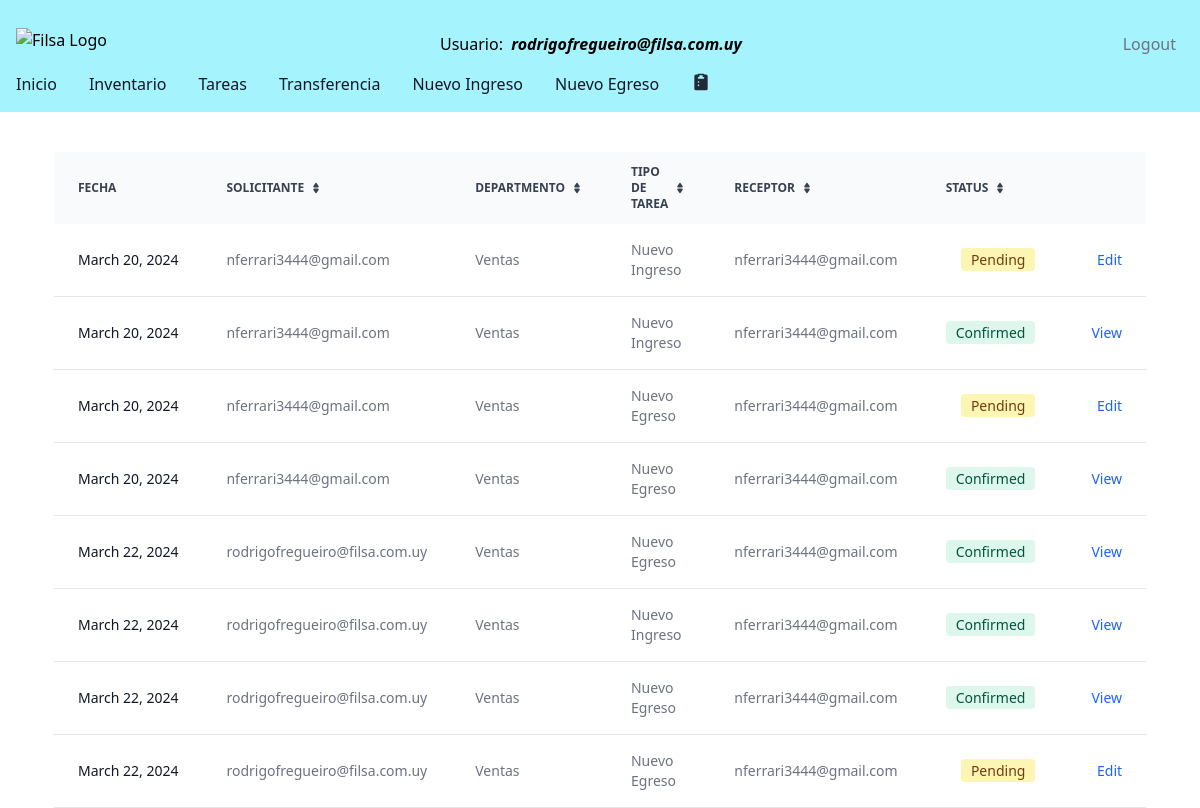
Page /tasks/ (signed in) on the earlier database version.
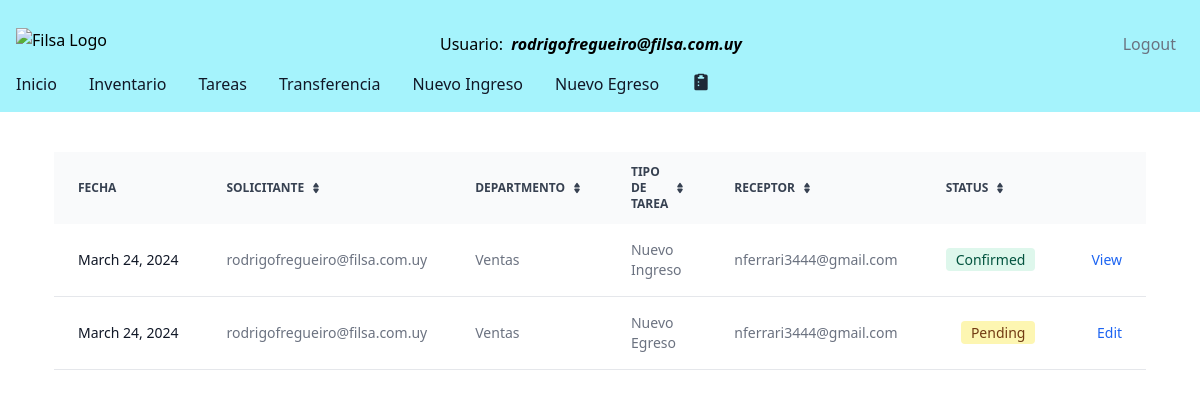
Same page on the later database version.
### filsa/models.py (models this page shows)
class CustomUser( AbstractBaseUser , PermissionsMixin ):
    ROLES = [('Operator', 'Operator'),
             ('Logistic','Logistic'),
             ('Supervisor','Supervisor')]
    DEPARTMENT = [('Ventas','Ventas'),
                ('Dirección', 'Dirección'),
                ('Administración', 'Administración'),
                ('Taller', 'Taller'),
                ('Logística','Logística')
                ]
    username = models.CharField(max_length=40)
    password = models.CharField(max_length=100)
    email = models.EmailField(max_length=40, blank=False, unique=True,
                              default='', error_messages =
                                {'required': 'Please provide your email address.',
                  'unique': 'An account with this email exist'},)
    departamento = models.CharField(max_length=30, choices = DEPARTMENT, default='Sales')
    role = models.CharField(max_length=40, choices=ROLES, blank=True, null=True)
    is_staff = models.BooleanField(default=False)
    is_superuser = models.BooleanField(default=False)
    is_active = models.BooleanField(default=True)
    USERNAME_FIELD = 'email'
    REQUIRED_FIELDS = ['username']
    objects = CustomUserManager()

class Tasks(models.Model):
    STATUS = [('Pending','Pending'),
              ('Confirmed','Confirmed')]
    DEPARTMENT = [('Ventas','Ventas'),
                ('Dirección', 'Dirección'),
                ('Administración', 'Administración'),
                 ('Encargado Servicio Técnico', 'Encargado Servicio Técnico'),
                ('Servicio Técnico', 'Servicio Técnico'),
                ('Logística','Logística')
                ]
    MOTIVOSINGRESO = [('Devolución Mercadería', 'Devolución Mercadería'),
                ('Importación', 'Importación'),
                 ('Compra en Plaza', 'Compra en Plaza'),
                 ('Armado Nuevo Producto', 'Armado Nuevo Producto' )]
    MOTIVOSEGRESO = [('Servicio Técnico', 'Servicio Técnico'),
                     ('Planta de Armado', 'Planta de Armado'),
                      ('Ventas', 'Ventas'),
                       ('Mantenimiento', 'Mantenimiento') ]
    task_id = models.AutoField(primary_key=True)
    receptor = models.ForeignKey(CustomUser, on_delete=models.CASCADE, related_name='receptor',  blank=True, null=True)
    issuer = models.ForeignKey(CustomUser, on_delete=models.CASCADE, related_name='issuer', blank=True, null=True)
    status = models.CharField(max_length=30, choices= STATUS, default='Pending')
    department = models.CharField(max_length=30, choices = DEPARTMENT, default='Sales')
    date = models.DateField(verbose_name=u"Fecha")
    deliveryDate = models.DateField(verbose_name=u"Fecha", default = '1970-01-01')
    motivoIngreso = models.CharField(max_length=30, choices = MOTIVOSINGRESO) # default='Transferencia Depósitos')
    motivoEgreso = models.CharField(max_length=30, choices = MOTIVOSEGRESO) #default='Transferencia Depósitos')
    warehouseProduct = models.ForeignKey(WarehousesProduct, on_delete= models.CASCADE, blank=True, null=True)
    actionType = models.CharField(max_length=20,  default='Inbound')
    observations = models.CharField(max_length=500, null=True, blank= True)

### filsa/views.py (the view)
# urls.py: path('tasks/', TaskListView.as_view() , name='tasks'),
class TaskListView(LoginRequiredMixin, generic.ListView):
    template_name = 'tasks.html'
    model = Tasks
    def get_queryset(self) -> QuerySet[Any]:
        user_group = self.request.user.groups.values_list('name',flat = True)[0].strip()
        print('user_group', user_group)
        if user_group == 'Tecnico':
            tasks = ["Transferencia","Confirma Transferencia"]
        elif user_group == 'Comercial':
            tasks = ["Nuevo Egreso", "Confirma Egreso"]
        else:
            tasks = ["Transferencia","Confirma Transferencia", "Nuevo Ingreso", "Confirma Ingreso", "Nuevo Egreso", "Confirma Egreso"]
        self.tasks = Tasks.objects.filter(actionType__in = tasks) #filter(status='Pending') # , actionType='Nueva Solicitud')
        return self.tasks
    def get_context_data(self, **kwargs):
        context = super(TaskListView, self).get_context_data(**kwargs)
        context['tasks'] = self.tasks
        return context

### filsa/templates/tasks.html (shortened to what this page needs)
{% extends '_base.html' %}
{% load static %}
{% block content %}
<div class="mt-10 sm:rounded-lg">
    <table class="py-8 px-4 mx-auto max-w-2xl lg:py-16 text-sm text-left rtl:text-right text-gray-500 dark:text-gray-400">
        <thead class="text-xs text-gray-700 uppercase bg-gray-50 dark:bg-gray-700 dark:text-gray-400">
            <tr>
                <th scope="col" class="px-6 py-3">
                    Fecha
                </th>
                <th scope="col" class="px-6 py-3">
                    <div class="flex items-center">
                        Solicitante
                        <a href="#"></a>
                    </div>
                </th>
                <th scope="col" class="px-6 py-3">
                    <div class="flex items-center">
                        Departmento
                        <a href="#"></a>
                    </div>
                </th>
                <th scope="col" class="px-6 py-3">
                    <div class="flex items-center">
                        Tipo de Tarea
                        <a href="#"></a>
                    </div>
                </th>
                <th scope="col" class="px-6 py-3">
                    <div class="flex items-center">
                        Receptor
                        <a href="#"></a>
                    </div>
                </th>
                <th scope="col" class="px-6 py-3">
                    <div class="flex items-center">
                        Status
                        <a href="#"></a>
                    </div>
                </th>
                <th scope="col" class="px-6 py-3">
                </th>
            </tr>
        </thead>
        <tbody>
            {% for task in tasks %}
            <tr class="bg-white border-b dark:bg-gray-800 dark:border-gray-700">
                <th scope="row" class="px-6 py-4 font-medium text-gray-900 whitespace-nowrap dark:text-white">
                    {{task.date}}
                </th>
                <td class="px-6 py-4">
                    {{task.issuer}}
                </td>
                <td class="px-6 py-4">
                    {{task.department}}
                </td>
                <td class="px-6 py-4">
                    {{task.actionType}}
                </td>
                <td class="px-6 py-4">
                    {{task.receptor}}
                </td>
                    {% if task.status == 'Pending' %}
                    <td class="px-6 py-4 text-right">
                        <span class="bg-yellow-100 text-yellow-800 text-sm font-medium me-2 px-2.5 py-0.5 rounded dark:bg-yellow-900 dark:text-yellow-300">{{task.status}}</span>
                    </td>
                    {% else %}
                    <td class="px-6 py-4 text-right">
                    <span class="bg-green-100 text-green-800 text-sm font-medium me-2 px-2.5 py-0.5 rounded dark:bg-green-900 dark:text-green-300">{{task.status}}</span>
                </td>
                {% endif %}
                {% if task.actionType == 'Nuevo Egreso' and task.status == 'Pending' %}
                <td class="px-6 py-4 text-right">
                    <a href="{% url 'outbounddelivery' requested_id=task.task_id %}"  class="font-medium text-blue-600 dark:text-blue-500 hover:underline">Edit</a>
                </td>
                {% elif task.actionType == 'Nuevo Egreso' and task.status == 'Confirmed' %}
                <td class="px-6 py-4 text-right">
                    <a href="{% url 'outboundconfirmed' requested_id=task.task_id %}"  class="font-medium text-blue-600 dark:text-blue-500 hover:underline">View</a>
                </td>
                {% elif task.actionType == 'Nuevo Ingreso' and task.status == 'Pending' %}
                <td class="px-6 py-4 text-right">
                    <a href="{% url 'inboundreception' requested_id=task.task_id %}"  class="font-medium text-blue-600 dark:text-blue-500 hover:underline">Edit</a>
                </td>
                {% elif task.actionType == 'Nuevo Ingreso' and task.status == 'Confirmed' %}
                <td class="px-6 py-4 text-right">
                    <a href="{% url 'inboundconfirmed' requested_id=task.task_id %}"  class="font-medium text-blue-600 dark:text-blue-500 hover:underline">View</a>
                </td>
                {% elif task.actionType == 'Transferencia' and task.status == 'Pending' %}
                <td class="px-6 py-4 text-right">
                    <a href="{% url 'transferreception' requested_id=task.task_id %}"  class="font-medium text-blue-600 dark:text-blue-500 hover:underline">Edit</a>
                </td>
                {% elif task.actionType == 'Transferencia' and task.status == 'Confirmed' %}
                <td class="px-6 py-4 text-right">
                    <a href="{% url 'transferconfirmed' requested_id=task.task_id %}"  class="font-medium text-blue-600 dark:text-blue-500 hover:underline">View</a>
                </td>
                 {% endif %}
            </tr>
            {% endfor %}
        </tbody>
    </table>
</div>
  {% endblock content %}

### filsa/templates/_base.html (shortened to what this page needs)
{% load compress %}
{% load static %}
{% load grouptag %}
<!DOCTYPE html>
<html lang="en">
<head>
<link rel="stylesheet" href="https://ajax.googleapis.com/ajax/libs/jqueryui/1.11.4/themes/smoothness/jquery-ui.css">
    {% compress css %}
 <link rel="stylesheet" href="{% static 'src/output.css' %}">
    {% endcompress %}
</head>
<nav class="bg-cyan-200 border-gray-200 dark:bg-gray-900">
    <div class="max-w-screen-xl flex flex-wrap items-center justify-between p-4">
      <a href="https://www.filsa.com.uy/" target="_blank" class="flex items-center space-x-3 rtl:space-x-reverse">
          <img src="https://filsa.s3.amazonaws.com/logo.jpg" class="h-8" alt="Filsa Logo" />
      </a>
      {% if user.is_authenticated %}
      <div class="flex text-black-400 items-center lg:mr-10 sm:mr-0 lm:mr-0">
        Usuario: &nbsp <i><strong>{{user.get_username}}</strong></i>
      </div>
      <a href="{% url 'logout' %}" class="py-4 px-2 text-gray-500 hover:text-green-500 transition duration-300">Logout</a>
      {% else %}
      <a href="{% url 'login' %}" class="py-4 px-2 text-gray-500 hover:text-green-500 transition duration-300">Login</a>
      {% endif %}
      <div class="hidden w-full md:block md:w-auto" id="navbar-default">
        <ul class="font-medium flex flex-col p-4 md:p-0 mt-4 border border-gray-100 rounded-lg md:flex-row md:space-x-8 rtl:space-x-reverse md:mt-0 md:border-0 dark:bg-gray-800 md:dark:bg-gray-900 dark:border-gray-700">
          <li>
            <a href="{% url 'stock' %}" class="text-gray-900 rounded hover:bg-gray-100 md:border-0 md:hover:text-blue-700 md:p-0 dark:text-white md:dark:hover:text-blue-500 dark:hover:bg-gray-700 dark:hover:text-white md:dark:hover:bg-transparent">Inicio</a>
          </li>
          <li>
            <a href="{% url 'stock' %}" class="block py-2 px-3 text-gray-900 rounded hover:bg-gray-100 md:border-0 md:hover:text-blue-700 md:p-0 dark:text-white md:dark:hover:text-blue-500 dark:hover:bg-gray-700 dark:hover:text-white md:dark:hover:bg-transparent">Inventario</a>
          </li>
          <li>
            <a href="{% url 'tasks' %}" class="block py-2 px-3 text-gray-900 rounded hover:bg-gray-100 md:border-0 md:hover:text-blue-700 md:p-0 dark:text-white md:dark:hover:text-blue-500 dark:hover:bg-gray-700 dark:hover:text-white md:dark:hover:bg-transparent">Tareas</a>
          </li>
          <li>
            {% if user.groups.all.0.name.strip == "Administrador"  or user.groups.all.0.name.strip == "Supervisor"  or user.groups.all.0.name.strip == "Tecnico"   or user.groups.all.0.name.strip == "Logistica" %}
            <a href="{% url 'transfer' %}" class="block py-2 px-3 text-gray-900 rounded hover:bg-gray-100 md:border-0 md:hover:text-blue-700 md:p-0 dark:text-white md:dark:hover:text-blue-500 dark:hover:bg-gray-700 dark:hover:text-white md:dark:hover:bg-transparent">Transferencia</a>
            {% endif %}
          </li>
          <li>
          {% if user.groups.all.0.name.strip == "Administrador"  or user.groups.all.0.name.strip == "Supervisor" %}
            <a href="{% url 'inbound' %}" class="block py-2 px-3 text-gray-900 rounded hover:bg-gray-100 md:border-0 md:hover:text-blue-700 md:p-0 dark:text-white md:dark:hover:text-blue-500 dark:hover:bg-gray-700 dark:hover:text-white md:dark:hover:bg-transparent">Nuevo Ingreso</a>
           {% endif %}
          </li>
          <li>
            {% if user.groups.all.0.name.strip == "Administrador"  or user.groups.all.0.name.strip == "Supervisor" or user.groups.all.0.name.strip == "Comercial" %}
            <a href="{% url 'outboundorder' %}" class="block py-2 px-3 text-gray-900 rounded hover:bg-gray-100 md:border-0 md:hover:text-blue-700 md:p-0 dark:text-white md:dark:hover:text-blue-500 dark:hover:bg-gray-700 dark:hover:text-white md:dark:hover:bg-transparent">Nuevo Egreso</a>
            {% endif %}
          </li>
          <li>
            <a href="{% url 'newcotization' %}" data-popover-target="popover-default" class="block py-2 px-3 text-gray-900 rounded hover:bg-gray-100 md:border-0 md:hover:text-blue-700 md:p-0 dark:text-white md:dark:hover:text-blue-500 dark:hover:bg-gray-700 dark:hover:text-white md:dark:hover:bg-transparent">
              </a>
        </li>
        </ul>
      </div>
    </div>
  </nav>
 {% block content %}
 {% endblock content %}
</body>
</html>

Differences in the rows shown:
removed Tasks: date "March 20, 2024", issuer "nferrari3444@gmail.com", department "Ventas", actionType "Nuevo Egreso", receptor "nferrari3444@gmail.com", status "Pending", shows "Edit"
removed Tasks: date "March 20, 2024", issuer "nferrari3444@gmail.com", department "Ventas", actionType "Nuevo Egreso", receptor "nferrari3444@gmail.com", status "Confirmed", shows "View"
removed Tasks: date "March 22, 2024", issuer "rodrigofregueiro@filsa.com.uy", department "Ventas", actionType "Nuevo Egreso", receptor "nferrari3444@gmail.com", status "Confirmed", shows "View"
removed Tasks: date "March 22, 2024", issuer "rodrigofregueiro@filsa.com.uy", department "Ventas", actionType "Nuevo Ingreso", receptor "nferrari3444@gmail.com", status "Confirmed", shows "View"
removed Tasks: date "March 22, 2024", issuer "rodrigofregueiro@filsa.com.uy", department "Ventas", actionType "Nuevo Egreso", receptor "nferrari3444@gmail.com", status "Confirmed", shows "View"
removed Tasks: date "March 22, 2024", issuer "rodrigofregueiro@filsa.com.uy", department "Ventas", actionType "Nuevo Egreso", receptor "nferrari3444@gmail.com", status "Pending", shows "Edit"
changed Tasks "Nuevo Ingreso": date "March 20, 2024" → "March 24, 2024"; issuer "nferrari3444@gmail.com" → "rodrigofregueiro@filsa.com.uy"; status "Pending" → "Confirmed"; status "Edit" → "View"
changed Tasks: date "March 20, 2024" → "March 24, 2024"; issuer "nferrari3444@gmail.com" → "rodrigofregueiro@filsa.com.uy"; actionType "Nuevo Ingreso" → "Nuevo Egreso"; status "Confirmed" → "Pending"; actionType "View" → "Edit"
